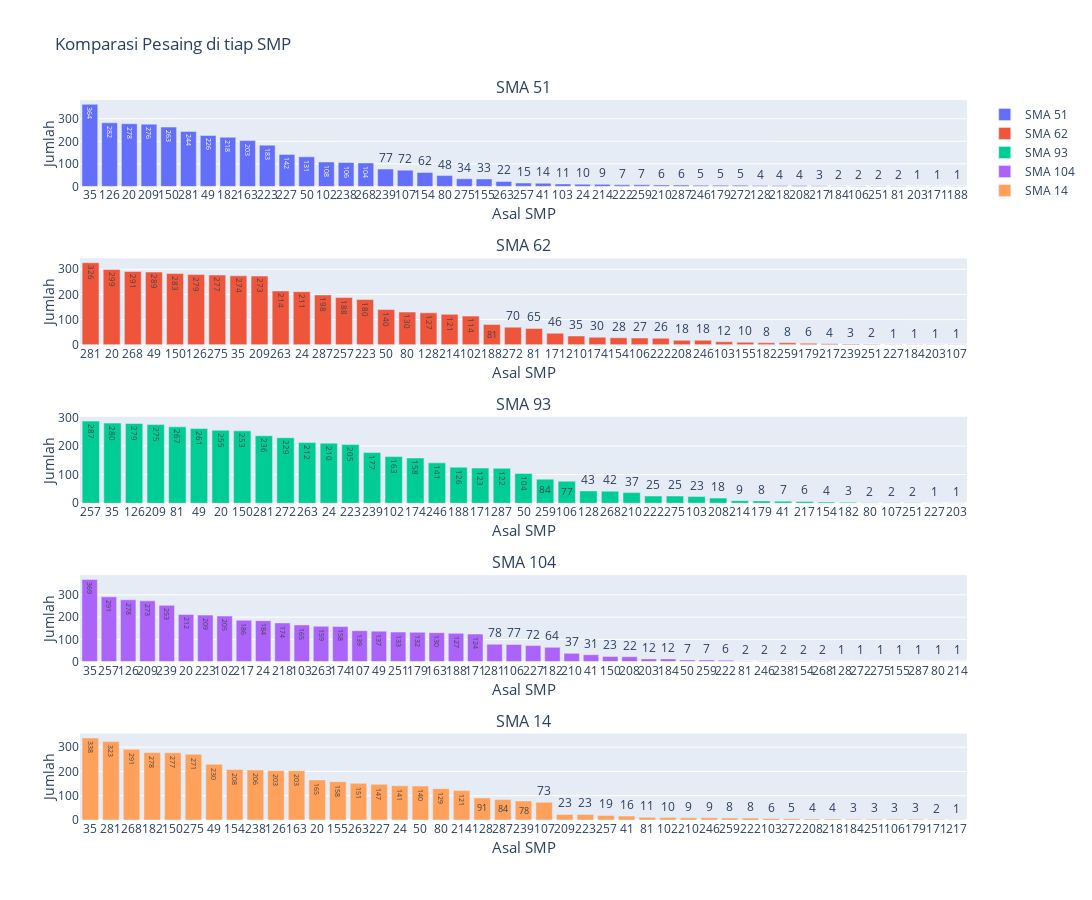

Write notebook code for a chart like this one.
### Code cell
statuss_51 = df_51['Asal SMP'].value_counts()
statuss_62 = df_62['Asal SMP'].value_counts()
statuss_93 = df_93['Asal SMP'].value_counts()
statuss_104= df_104['Asal SMP'].value_counts()
statuss_14 = df_14['Asal SMP'].value_counts()

labelss_51 = statuss_51.index
labelss_62 = statuss_62.index
labelss_93 = statuss_93.index
labelss_104= statuss_104.index
labelss_14 = statuss_14.index

valuess_51 = statuss_51.values
valuess_62 = statuss_62.values
valuess_93 = statuss_93.values
valuess_104= statuss_104.values
valuess_14 = statuss_14.values

fig = make_subplots(rows=5, cols=1, subplot_titles=['SMA 51', 'SMA 62', 'SMA 93', 'SMA 104', 'SMA 14'], shared_yaxes=True)

fig.add_trace(go.Bar(x=labelss_51, y=valuess_51, name='SMA 51', text=valuess_51, textposition='auto'), row=1, col=1)
fig.add_trace(go.Bar(x=labelss_62, y=valuess_62, name='SMA 62', text=valuess_62, textposition='auto'), row=2, col=1)
fig.add_trace(go.Bar(x=labelss_93, y=valuess_93, name='SMA 93', text=valuess_93, textposition='auto'), row=3, col=1)
fig.add_trace(go.Bar(x=labelss_104, y=valuess_104, name='SMA 104', text=valuess_104, textposition='auto'), row=4, col=1)
fig.add_trace(go.Bar(x=labelss_14, y=valuess_14, name='SMA 14', text=valuess_14, textposition='auto'), row=5, col=1)

fig['layout'].update(height=900, width=1700, title='Komparasi Pesaing di tiap SMP')

fig.update_xaxes(
        tickangle = 0,
        title_text = "Asal SMP",
        title_font = {"size": 15},
        title_standoff = 0)

fig.update_yaxes(
        title_text = "Jumlah",
        title_standoff = 0)
fig.show()

### Figure 1 — Plotly figure (JSON) as saved in the notebook; plotly's stock layout.template omitted (floating-point values rounded to 4 significant figures)
{"data": [{"name": "SMA 51", "text": [364, 282, 278, 276, 263, 244, 226, 218, 203, 183, 142, 131, 108, 106, 104, 77, 72, 62, 48, 34, 33, 22, 15, 14, 11, 10, 9, 7, 7, 6, 6, 5, 5, 5, 4, 4, 4, 3, 2, 2, 2, 2, 1, 1, 1], "textposition": "auto", "type": "bar", "x": ["35", "126", "20", "209", "150", "281", "49", "182", "163", "223", "227", "50", "102", "238", "268", "239", "107", "154", "80", "275", "155", "263", "257", "41", "103", "24", "214", "222", "259", "210", "287", "246", "179", "272", "128", "218", "208", "217", "184", "106", "251", "81", "203", "171", "188"], "xaxis": "x", "y": [364, 282, 278, 276, 263, 244, 226, 218, 203, 183, 142, 131, 108, 106, 104, 77, 72, 62, 48, 34, 33, 22, 15, 14, 11, 10, 9, 7, 7, 6, 6, 5, 5, 5, 4, 4, 4, 3, 2, 2, 2, 2, 1, 1, 1], "yaxis": "y"}, {"name": "SMA 62", "text": [326, 299, 291, 289, 283, 279, 277, 274, 273, 214, 211, 198, 188, 180, 140, 130, 127, 121, 114, 81, 70, 65, 46, 35, 30, 28, 27, 26, 18, 18, 12, 10, 8, 8, 6, 4, 3, 2, 1, 1, 1, 1], "textposition": "auto", "type": "bar", "x": ["281", "20", "268", "49", "150", "126", "275", "35", "209", "263", "24", "287", "257", "223", "50", "80", "128", "214", "102", "188", "272", "81", "171", "210", "174", "154", "106", "222", "208", "246", "103", "155", "182", "259", "179", "217", "239", "251", "227", "184", "203", "107"], "xaxis": "x2", "y": [326, 299, 291, 289, 283, 279, 277, 274, 273, 214, 211, 198, 188, 180, 140, 130, 127, 121, 114, 81, 70, 65, 46, 35, 30, 28, 27, 26, 18, 18, 12, 10, 8, 8, 6, 4, 3, 2, 1, 1, 1, 1], "yaxis": "y2"}, {"name": "SMA 93", "text": [287, 280, 279, 275, 267, 261, 255, 253, 236, 229, 212, 210, 205, 177, 163, 158, 141, 126, 123, 122, 104, 84, 77, 43, 42, 37, 25, 25, 23, 18, 9, 8, 7, 6, 4, 3, 2, 2, 2, 1, 1], "textposition": "auto", "type": "bar", "x": ["257", "35", "126", "209", "81", "49", "20", "150", "281", "272", "263", "24", "223", "239", "102", "174", "246", "188", "171", "287", "50", "259", "106", "128", "268", "210", "222", "275", "103", "208", "214", "179", "41", "217", "154", "182", "80", "107", "251", "227", "203"], "xaxis": "x3", "y": [287, 280, 279, 275, 267, 261, 255, 253, 236, 229, 212, 210, 205, 177, 163, 158, 141, 126, 123, 122, 104, 84, 77, 43, 42, 37, 25, 25, 23, 18, 9, 8, 7, 6, 4, 3, 2, 2, 2, 1, 1], "yaxis": "y3"}, {"name": "SMA 104", "text": [369, 291, 278, 273, 253, 212, 209, 205, 186, 184, 174, 165, 159, 158, 139, 137, 133, 132, 130, 127, 124, 78, 77, 72, 64, 37, 31, 23, 22, 12, 12, 7, 7, 6, 2, 2, 2, 2, 2, 1, 1, 1, 1, 1, 1, 1], "textposition": "auto", "type": "bar", "x": ["35", "257", "126", "209", "239", "20", "223", "102", "217", "24", "218", "103", "263", "174", "107", "49", "251", "179", "163", "188", "171", "281", "106", "227", "182", "210", "41", "150", "208", "203", "184", "50", "259", "222", "81", "246", "238", "154", "268", "128", "272", "275", "155", "287", "80", "214"], "xaxis": "x4", "y": [369, 291, 278, 273, 253, 212, 209, 205, 186, 184, 174, 165, 159, 158, 139, 137, 133, 132, 130, 127, 124, 78, 77, 72, 64, 37, 31, 23, 22, 12, 12, 7, 7, 6, 2, 2, 2, 2, 2, 1, 1, 1, 1, 1, 1, 1], "yaxis": "y4"}, {"name": "SMA 14", "text": [338, 323, 291, 278, 277, 271, 230, 208, 206, 203, 203, 165, 158, 151, 147, 141, 140, 129, 121, 91, 84, 78, 73, 23, 23, 19, 16, 11, 10, 9, 9, 8, 8, 6, 5, 4, 4, 3, 3, 3, 3, 2, 1], "textposition": "auto", "type": "bar", "x": ["35", "281", "268", "182", "150", "275", "49", "154", "238", "126", "163", "20", "155", "263", "227", "24", "50", "80", "214", "128", "287", "239", "107", "209", "223", "257", "41", "81", "102", "210", "246", "259", "222", "103", "272", "208", "218", "184", "251", "106", "179", "171", "217"], "xaxis": "x5", "y": [338, 323, 291, 278, 277, 271, 230, 208, 206, 203, 203, 165, 158, 151, 147, 141, 140, 129, 121, 91, 84, 78, 73, 23, 23, 19, 16, 11, 10, 9, 9, 8, 8, 6, 5, 4, 4, 3, 3, 3, 3, 2, 1], "yaxis": "y5"}], "layout": {"annotations": [{"font": {"size": 16}, "showarrow": false, "text": "SMA 51", "x": 0.5, "xanchor": "center", "xref": "paper", "y": 1, "yanchor": "bottom", "yref": "paper"}, {"font": {"size": 16}, "showarrow": false, "text": "SMA 62", "x": 0.5, "xanchor": "center", "xref": "paper", "y": 0.78, "yanchor": "bottom", "yref": "paper"}, {"font": {"size": 16}, "showarrow": false, "text": "SMA 93", "x": 0.5, "xanchor": "center", "xref": "paper", "y": 0.56, "yanchor": "bottom", "yref": "paper"}, {"font": {"size": 16}, "showarrow": false, "text": "SMA 104", "x": 0.5, "xanchor": "center", "xref": "paper", "y": 0.34, "yanchor": "bottom", "yref": "paper"}, {"font": {"size": 16}, "showarrow": false, "text": "SMA 14", "x": 0.5, "xanchor": "center", "xref": "paper", "y": 0.12, "yanchor": "bottom", "yref": "paper"}], "height": 900, "title": {"text": "Komparasi Pesaing di tiap SMP"}, "width": 1700, "xaxis": {"anchor": "y", "autorange": true, "domain": [0, 1], "range": [-0.5, 44.5], "tickangle": 0, "title": {"font": {"size": 15}, "standoff": 0, "text": "Asal SMP"}, "type": "category"}, "xaxis2": {"anchor": "y2", "autorange": true, "domain": [0, 1], "range": [-0.5, 41.5], "tickangle": 0, "title": {"font": {"size": 15}, "standoff": 0, "text": "Asal SMP"}, "type": "category"}, "xaxis3": {"anchor": "y3", "autorange": true, "domain": [0, 1], "range": [-0.5, 40.5], "tickangle": 0, "title": {"font": {"size": 15}, "standoff": 0, "text": "Asal SMP"}, "type": "category"}, "xaxis4": {"anchor": "y4", "autorange": true, "domain": [0, 1], "range": [-0.5, 45.5], "tickangle": 0, "title": {"font": {"size": 15}, "standoff": 0, "text": "Asal SMP"}, "type": "category"}, "xaxis5": {"anchor": "y5", "autorange": true, "domain": [0, 1], "range": [-0.5, 42.5], "tickangle": 0, "title": {"font": {"size": 15}, "standoff": 0, "text": "Asal SMP"}, "type": "category"}, "yaxis": {"anchor": "x", "autorange": true, "domain": [0.88, 1], "range": [0, 383.2], "title": {"standoff": 0, "text": "Jumlah"}, "type": "linear"}, "yaxis2": {"anchor": "x2", "autorange": true, "domain": [0.66, 0.78], "range": [0, 343.2], "title": {"standoff": 0, "text": "Jumlah"}, "type": "linear"}, "yaxis3": {"anchor": "x3", "autorange": true, "domain": [0.44, 0.56], "range": [0, 302.1], "title": {"standoff": 0, "text": "Jumlah"}, "type": "linear"}, "yaxis4": {"anchor": "x4", "autorange": true, "domain": [0.22, 0.34], "range": [0, 388.4], "title": {"standoff": 0, "text": "Jumlah"}, "type": "linear"}, "yaxis5": {"anchor": "x5", "autorange": true, "domain": [0, 0.12], "range": [0, 355.8], "title": {"standoff": 0, "text": "Jumlah"}, "type": "linear"}}}
